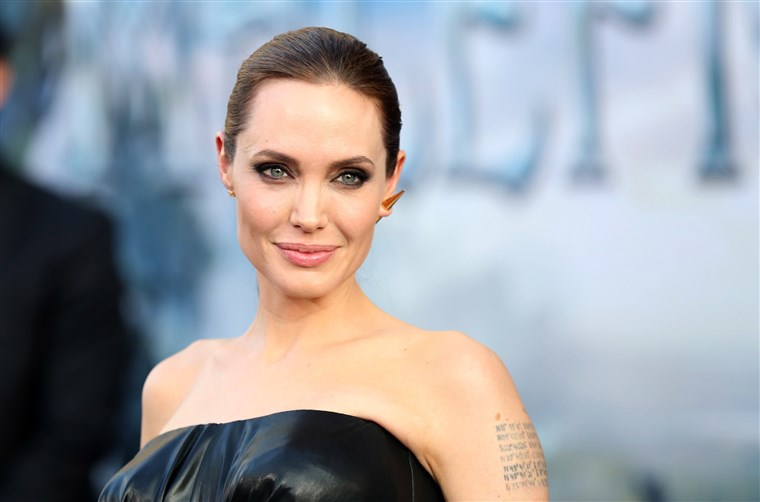
#> input picture app/deepface/tests/integration/dataset/target.jpg, 760 x 502 px
$ python -i utils.py   (imports and definitions only)
#> lines starting #> are read from the running program, lines starting #| are printed output that depends on the picture; after the words box and inside, x2 and y2 are one past the last pixel; in counts of white or black regions, pixels touching at a corner belong together
from functools import reduce
from typing import Callable, Union

import numpy as np
import skimage.morphology as ski
from numpy.typing import NDArray

from ...utils.clustering.gaussian_mixture import GaussianMixture
from ...utils.clustering.gaussian_uniform import GaussianUniformEM


# [125 lines left out: functions third_order_residual, qround, quantize, encode_matrix, mahalanobis_distance, not called in this run]


def get_disk_kernel(radius: int) -> NDArray:
    """
    Returns a disk kernel of the given radius.

    Args:
        radius (int): Radius of the disk.

    Returns:
        NDArray: Disk kernel of the given radius.
    """
    xx, yy = np.meshgrid(np.arange(-radius, radius + 1), np.arange(-radius, radius + 1))
    kernel = (xx**2 + yy**2) <= radius**2
    return 1.0 * kernel


def get_saturated_region_mask(
    img: NDArray,
    low_th: float = 6 / 256,
    high_th: float = 252 / 256,
    erotion_kernel_size: int = 9,
):
    """
    Creates a binary mask of the saturated regions in the image.

    Args:
        img (NDArray): Image to get the mask from.
        low_th (float): Lower threshold for the saturated pixels.
        high_th (float): Upper threshold for the saturated pixels.
        erotion_kernel_size (int): Size of the square kernel for the erotion
            operation.

    Returns:
        NDArray: Binary mask of the saturated regions.
    """
    if img.ndim == 2:
        img = img[:, :, None]
    img = img.transpose(2, 0, 1)
    kernel_high = get_disk_kernel(2)
    kernel_low = get_disk_kernel(3)
    mask_low = np.array(
        [ski.binary_opening(ch < low_th, kernel_low) for ch in img],
        dtype=np.float32,
    )
    mask_high = np.array(
        [ski.binary_opening(ch > high_th, kernel_high) for ch in img],
        dtype=np.float32,
    )
    mask = mask_low + mask_high
    mask = np.logical_not(reduce(np.logical_or, mask))
    mask = ski.binary_erosion(
        mask, np.ones((erotion_kernel_size, erotion_kernel_size), dtype=bool)
    )
    return mask * 1.0


# [23 lines left out: function feat_reduce_matrix, not called in this run]


def check_image_saturation(func: Callable) -> Callable:
    """
    Decorator that checks if the input image has no valid_features.
    In this case, it returns an all NaN map.

    Args:
        func (Callable): Input function of the decorator.

    Returns:
        Callable: Wrapped function that contemplates the border case.
    """

    # [12 lines left out: function wrapper, not called in this run]

    return wrapper


# [58 lines left out: functions gaussian_mixture_mahalanobis, gaussian_uniform_mahalanobis, not called in this run]

>>> import cv2
>>> picture = cv2.imread('../../../deepface/tests/integration/dataset/target.jpg', cv2.IMREAD_GRAYSCALE)
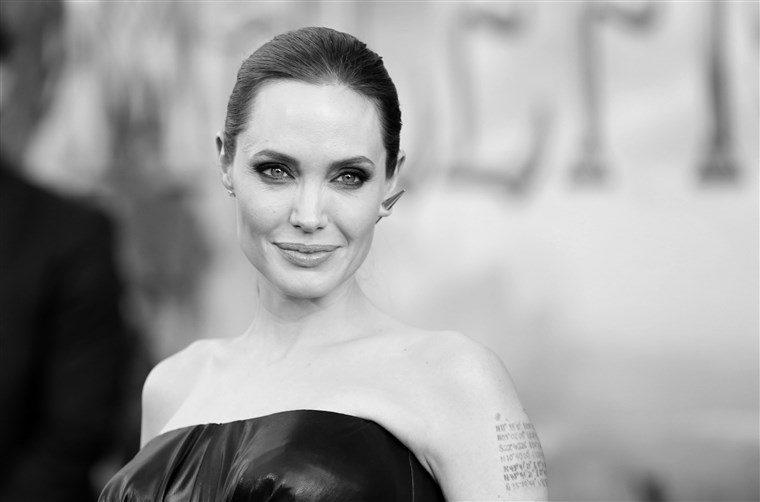
#> picture: shape (502, 760); min 0, max 245, mean 157.6
>>> result = get_saturated_region_mask(picture)
#> in get_saturated_region_mask, `mask = np.logical_not(reduce(np.logical_or, mask))`:
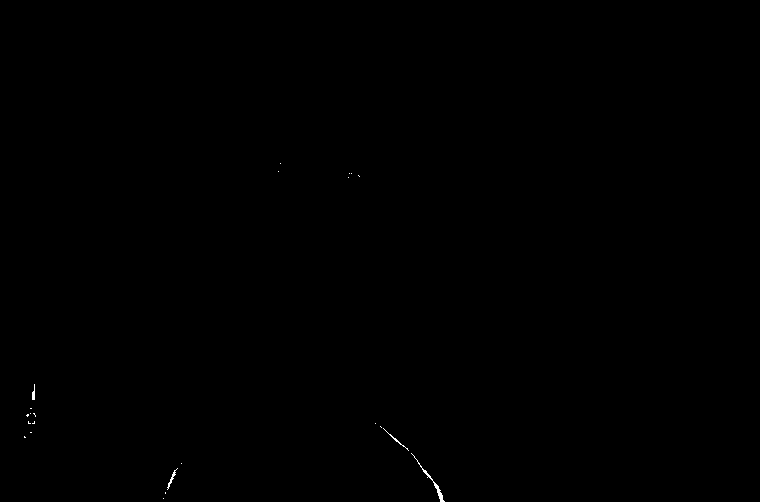
#> mask: shape (502, 760) bool; 0.08% white in thin lines or dots, all inside (x1, y1, x2, y2) = (24, 163, 445, 502)
#> in get_saturated_region_mask, `mask = ski.binary_erosion( mask, np.ones((erotion_kernel_size, erotion..`: mask: shape (502, 760) bool; every value is 0
#> in get_saturated_region_mask, `return mask * 1.0`: returned value: shape (502, 760) float64; every value is 0
